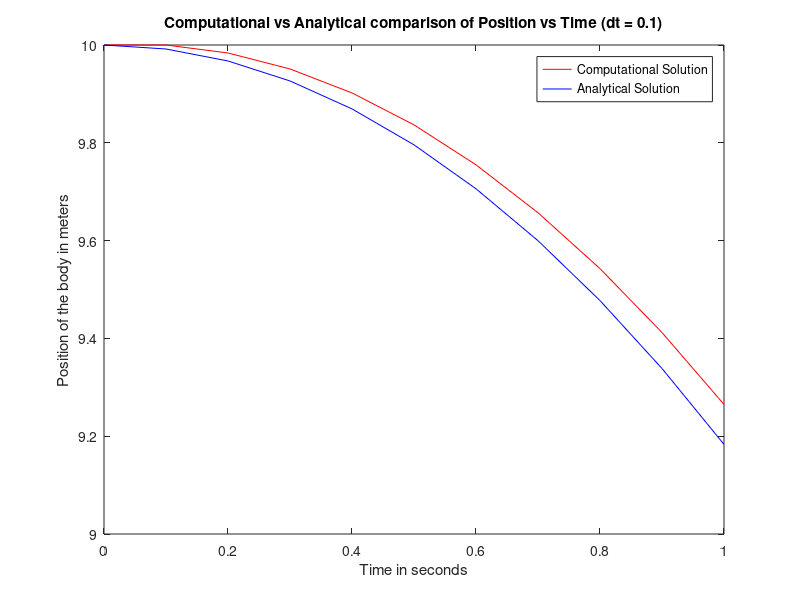

The MATLAB script that drew this image:
clc;
clear all;
initial_height = 10;
dt = 0.1;
g_earth = 9.8;
g_moon = g_earth/6;
max_t = 1;
t= 0:dt:max_t;
t = transpose(t);
N = max_t/dt + 1;

v = zeros(N, 1);
x = zeros(N, 1);
x(1) = initial_height;

for i = 1:N-1
    v(i+1) = v(i)+g_moon*dt;
    x(i+1) = x(i)-v(i)*dt;
    t(i+1) = t(i)+dt;
end

x_analytical = x(1) + v(1)*t - 1/2* g_moon*(t.^2);
figure(1);
plot(t, x, 'r', t, x_analytical, 'b');
title('Computational vs Analytical comparison of Position vs Time (dt = 0.1)');
xlabel('Time in seconds');
ylabel('Position of the body in meters');
legend('Computational Solution', 'Analytical Solution');
